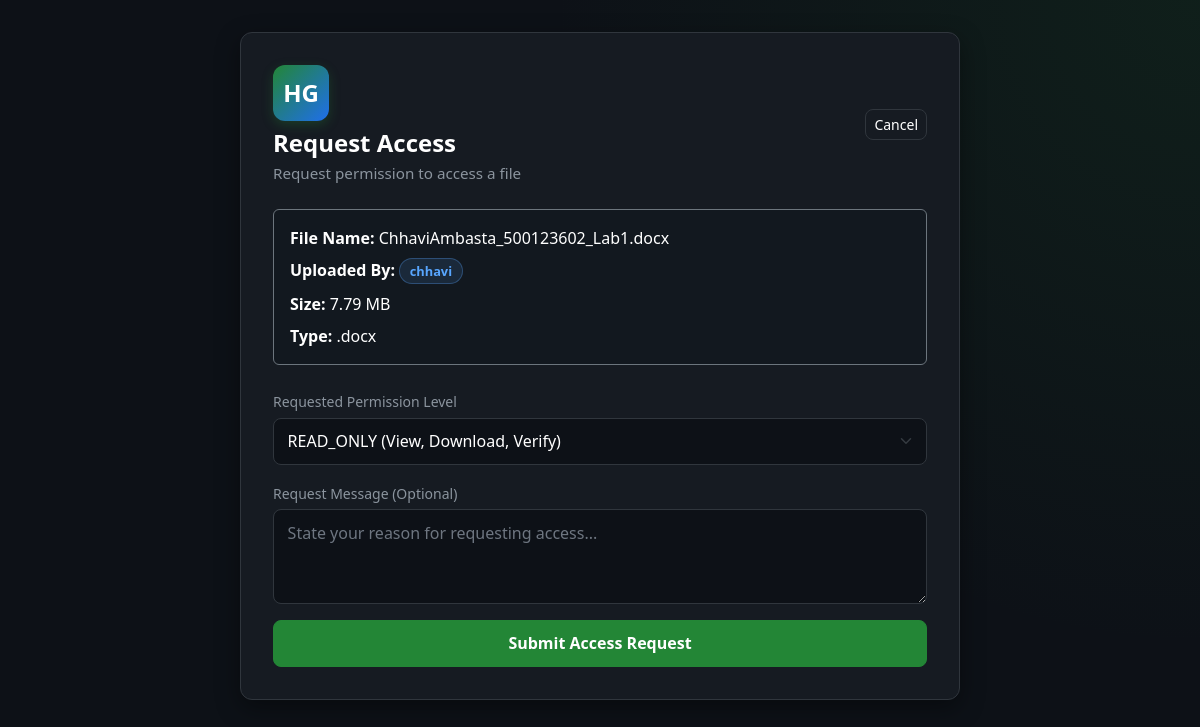
Page /files/27/request-access (signed in) on the committed database.
### tables this page shows
CREATE TABLE files (
    id INTEGER PRIMARY KEY AUTOINCREMENT,
    owner_id INTEGER NOT NULL,
    original_filename TEXT NOT NULL,
    stored_filename TEXT NOT NULL,
    file_extension TEXT NOT NULL,
    file_size INTEGER NOT NULL,
    mime_type TEXT NOT NULL,
    sha256_hash TEXT NOT NULL,
    upload_time TIMESTAMP DEFAULT CURRENT_TIMESTAMP,
    last_verified TIMESTAMP,
    status TEXT NOT NULL DEFAULT 'ACTIVE',
    is_deleted INTEGER NOT NULL DEFAULT 0, content_hash TEXT,
    FOREIGN KEY (owner_id) REFERENCES users(id)
);

CREATE TABLE users (
    id INTEGER PRIMARY KEY AUTOINCREMENT,
    username TEXT NOT NULL UNIQUE,
    email TEXT NOT NULL UNIQUE,
    password_hash TEXT NOT NULL,
    created_at TIMESTAMP DEFAULT CURRENT_TIMESTAMP
, security_question TEXT NOT NULL DEFAULT 'q1', security_answer_hash TEXT NOT NULL DEFAULT '', email_verified INTEGER NOT NULL DEFAULT 0, last_login TIMESTAMP, account_status TEXT NOT NULL DEFAULT 'ACTIVE', failed_attempts INTEGER NOT NULL DEFAULT 0, locked_until TIMESTAMP);

### file_routes.py (the view, shortened to what this page needs)
    @files_bp.route("/files/<int:file_id>/request-access", methods=["GET", "POST"])
    @login_required
    def request_access(file_id):
        conn = get_db_connection()
        try:
            file_record = get_file_by_id(conn, file_id)
            if not file_record:
                flash("File not found.", "danger")
                return redirect(url_for("dashboard"))
            if int(file_record["owner_id"]) == int(current_user_id()):
                flash("You are the owner of this file.", "info")
                return redirect(url_for("files.file_details", file_id=file_id))
            existing_perm = get_user_file_permission(conn, file_id, current_user_id())
            if existing_perm:
                flash(f"You already have {existing_perm} access to this file.", "info")
                return redirect(url_for("files.file_details", file_id=file_id))
            pending = get_pending_request(conn, file_id, current_user_id())
        finally:
            conn.close()
        return render_template(
            "request_access.html",
            username=session.get("username"),
            file_record=file_record,
            pending=pending
        )

### app.py (called while the page is built)
def get_db_connection():
    conn = sqlite3.connect(DATABASE_PATH)
    conn.row_factory = sqlite3.Row
    return conn

def utc_now():
    return datetime.utcnow()

def login_required(view_func):
    @wraps(view_func)
    def wrapped_view(*args, **kwargs):
        if "user_id" not in session:
            flash("Please log in to access the dashboard.", "warning")
            return redirect(url_for("login"))
        last_activity = session.get("last_activity")
        if last_activity and (utc_now().timestamp() - last_activity) > SESSION_TIMEOUT_SECONDS:
            session.clear()
            flash("Your session has expired due to inactivity. Please log in again.", "warning")
            return redirect(url_for("login"))
        session["last_activity"] = utc_now().timestamp()
        return view_func(*args, **kwargs)
    return wrapped_view

@app.context_processor
def inject_notifications():
    if "user_id" in session:
        conn = get_db_connection()
        try:
            notifications_list = conn.execute(
                """
                SELECT * FROM notifications
                WHERE user_id = ?
                ORDER BY created_at DESC
                LIMIT 8
                """,
                (session["user_id"],),
            ).fetchall()
            unread_count = conn.execute(
                "SELECT COUNT(*) FROM notifications WHERE user_id = ? AND is_read = 0",
                (session["user_id"],),
            ).fetchone()[0]
        finally:
            conn.close()
        return {
            "notifications": notifications_list,
            "unread_notifications_count": unread_count,
        }
    return {
        "notifications": [],
        "unread_notifications_count": 0,
    }

### file_service.py (called while the page is built)
def format_file_size(num_bytes):
    if num_bytes < 1024:
        return f"{num_bytes} B"
    if num_bytes < 1024 * 1024:
        return f"{num_bytes / 1024:.1f} KB"
    if num_bytes < 1024 * 1024 * 1024:
        return f"{num_bytes / (1024 * 1024):.2f} MB"
    return f"{num_bytes / (1024 * 1024 * 1024):.2f} GB"

def get_pending_request(conn, file_id, user_id):
    try:
        file_id = int(file_id)
        user_id = int(user_id)
    except (TypeError, ValueError):
        return None
    return conn.execute(
        """
        SELECT * FROM access_requests
        WHERE file_id = ? AND requester_id = ? AND status = 'PENDING'
        LIMIT 1
        """,
        (file_id, user_id)
    ).fetchone()

### templates/request_access.html (shortened to what this page needs)
<!DOCTYPE html>
<html lang="en">
<head>
    <link href="https://cdn.jsdelivr.net/npm/bootstrap@5.3.3/dist/css/bootstrap.min.css" rel="stylesheet">
    <link rel="stylesheet" href="https://cdnjs.cloudflare.com/ajax/libs/font-awesome/6.4.0/css/all.min.css">
    <link rel="stylesheet" href="{{ url_for('static', filename='css/style.css') }}">
</head>
<body>
    <div class="dashboard-wrapper">
        <div class="container dashboard-container">
            <div class="dashboard-card mx-auto">
                <div class="dashboard-header mb-4">
                    <div>
                        <div class="brand-logo mb-2">HG</div>
                        <h1 class="welcome-text">Request Access</h1>
                        <p class="welcome-subtext">Request permission to access a file</p>
                    </div>
                    <div class="dashboard-actions">
                        <a href="{{ url_for('dashboard') }}" class="btn btn-outline-light btn-sm">Cancel</a>
                    </div>
                </div>
                <div class="bg-primary-subtle p-3 rounded mb-4 border border-secondary" style="background-color: rgba(13, 17, 23, 0.3) !important;">
                    <div class="mb-2"><strong>File Name:</strong> {{ file_record.original_filename }}</div>
                    <div class="mb-2"><strong>Uploaded By:</strong> <span class="owner-badge">{{ file_record.owner_username }}</span></div>
                    <div class="mb-2"><strong>Size:</strong> {{ format_file_size(file_record.file_size) }}</div>
                    <div><strong>Type:</strong> .{{ file_record.file_extension }}</div>
                </div>
                {% if pending %}
                    <div class="alert alert-warning mb-0">
                        <i class="fa-solid fa-hourglass-half me-2"></i>You already have a pending request for this file submitted on {{ pending.request_date }}.
                    </div>
                {% else %}
                    <form method="POST" action="{{ url_for('files.request_access', file_id=file_record.id) }}" data-validate>
                        <div class="mb-3">
                            <label for="requested_permission" class="form-label">Requested Permission Level</label>
                            <select class="form-select" id="requested_permission" name="requested_permission" required>
                                <option value="READ_ONLY" selected>READ_ONLY (View, Download, Verify)</option>
                            </select>
                        </div>
                        <div class="mb-3">
                            <label for="request_message" class="form-label">Request Message (Optional)</label>
                            <textarea class="form-control" id="request_message" name="request_message" rows="3" placeholder="State your reason for requesting access..."></textarea>
                        </div>
                        <button type="submit" class="btn btn-primary w-100">Submit Access Request</button>
                    </form>
                {% endif %}
            </div>
        </div>
    </div>
</body>
</html>

### static/css/style.css (style rules this page uses)
:root { --bg-primary: #0D1117; --bg-card: #161B22; --accent: #238636; --accent-hover: #2ea043; --text-primary: #FFFFFF; --text-muted: #8B949E; --border-color: #30363D; --danger: #DA3633; --warning: #D29922; --info: #58A6FF; }
* { box-sizing: border-box; }
body { background-color: var(--bg-primary); color: var(--text-primary); font-family: "Segoe UI", Tahoma, Geneva, Verdana, sans-serif; min-height: 100vh; }
.auth-card, .dashboard-card { background-color: var(--bg-card); border: 1px solid var(--border-color); border-radius: 12px; box-shadow: 0 8px 24px rgba(0, 0, 0, 0.4); width: 100%; max-width: 440px; padding: 2rem; }
.dashboard-card { max-width: 720px; }
.dashboard-container { max-width: 1200px; }
.form-select { background-color: var(--bg-primary); border: 1px solid var(--border-color); color: var(--text-primary); border-radius: 8px; padding: 0.65rem 0.85rem; }
.brand-logo { width: 56px; height: 56px; background: linear-gradient(135deg, var(--accent), #1f6feb); border-radius: 12px; display: inline-flex; align-items: center; justify-content: center; font-size: 1.5rem; font-weight: 700; margin-bottom: 0.75rem; box-shadow: 0 4px 12px rgba(35, 134, 54, 0.3); }
.form-label { color: var(--text-muted); font-size: 0.875rem; font-weight: 500; margin-bottom: 0.35rem; }
.form-control { background-color: var(--bg-primary); border: 1px solid var(--border-color); color: var(--text-primary); border-radius: 8px; padding: 0.65rem 0.85rem; transition: border-color 0.2s ease, box-shadow 0.2s ease; }
.form-control::placeholder { color: #6E7681; }
.btn-primary { background-color: var(--accent); border-color: var(--accent); border-radius: 8px; padding: 0.65rem 1rem; font-weight: 600; transition: background-color 0.2s ease, border-color 0.2s ease; }
.btn-outline-light { border-radius: 8px; border-color: var(--border-color); color: var(--text-primary); font-weight: 500; }
.dashboard-wrapper { min-height: 100vh; padding: 2rem 1rem; background: radial-gradient(circle at top right, rgba(35, 134, 54, 0.12), transparent 45%), var(--bg-primary); }
.dashboard-header { display: flex; align-items: center; justify-content: space-between; margin-bottom: 2rem; flex-wrap: wrap; gap: 1rem; }
.welcome-text { font-size: 1.5rem; font-weight: 600; margin-bottom: 0.25rem; }
.welcome-subtext { color: var(--text-muted); font-size: 0.95rem; margin-bottom: 0; }
.dashboard-actions { display: flex; gap: 0.5rem; flex-wrap: wrap; }
.owner-badge { display: inline-flex; align-items: center; background-color: rgba(88, 166, 255, 0.12); color: #58A6FF; border: 1px solid rgba(88, 166, 255, 0.3); border-radius: 999px; padding: 0.15rem 0.6rem; font-size: 0.8rem; font-weight: 600; }

### rows in the picture
files: original_filename "ChhaviAmbasta_500123602_Lab1.docx", file_size "7.79 MB", file_extension "docx"
users: owner_username "chhavi"
